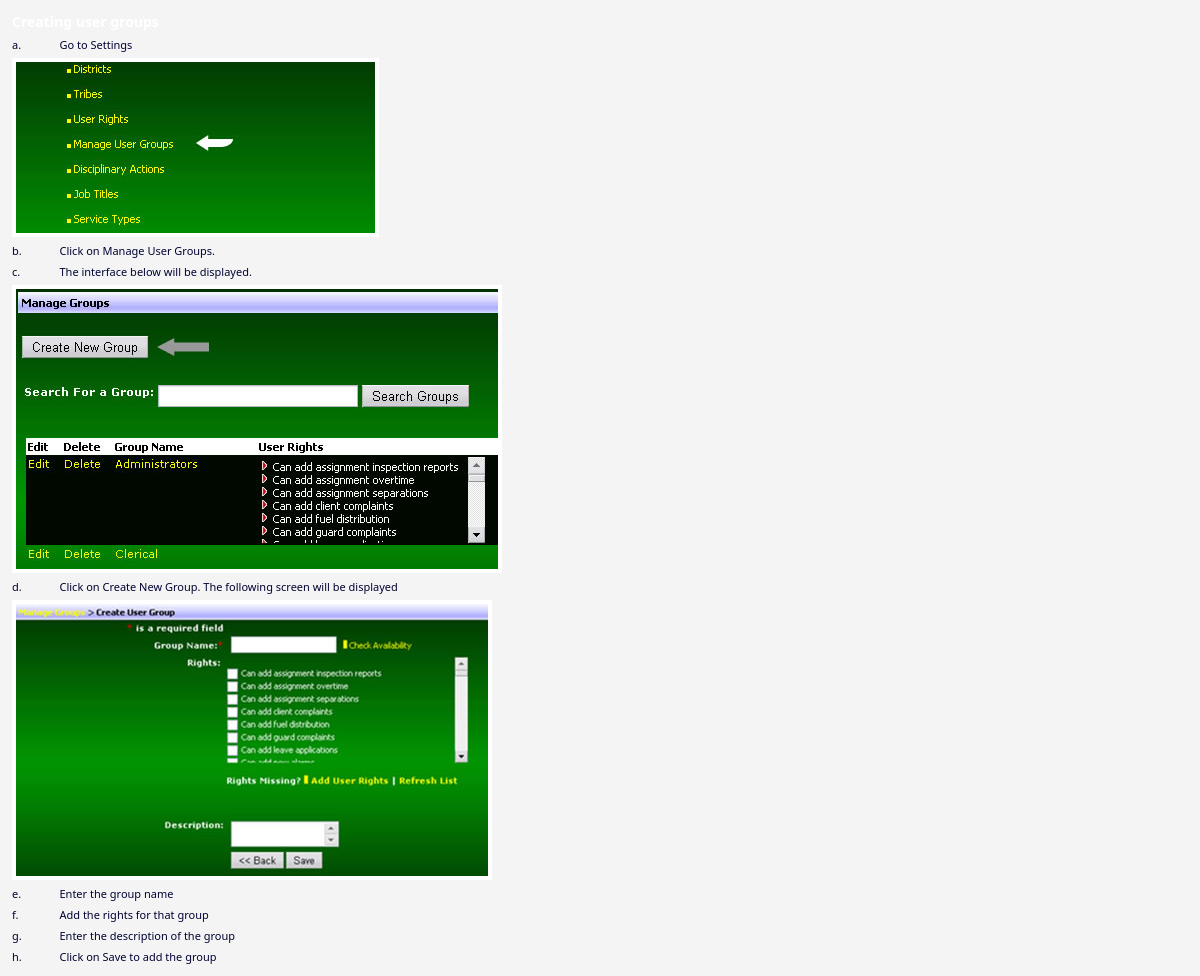
Page /help/helpdetails.php?sid=4 on the committed database.
### tables this page shows
CREATE TABLE helpsubsection (
  id bigint(20) NOT NULL auto_increment,
  step varchar(250) NOT NULL default '',
  details text NOT NULL,
  imageURL text NOT NULL,
  PRIMARY KEY  (id)
);

### include/commonfunctions.php (called while the page is built, shortened)
<?php
	function getRowAsArray($query) {
		$result = mysql_query($query) or die("Invalid query: " . mysql_error());
		return mysql_fetch_assoc($result);
	}
?>

### help/helpdetails.php (the view, shortened to what this page needs)
<?php
include_once "../include/commonfunctions.php";
$data = getRowAsArray("SELECT * FROM helpsection WHERE id='".$_GET['sid']."'");
?>
<link href="../Styles/ultimatesecurity.css" rel="stylesheet" type="text/css">
<table width="100%" border="0" cellpadding="2" cellspacing="2">
<tr><td align='left' valign='top' colspan='2'><b style="color:#FFF; font-weight:bolder; font-size:14px;"><?php echo $data['details'];?></b></td></tr>
<?php
	if($data['substeps'] != ""){
		$array = split(",",$data['substeps']);
		for($i=0;$i<count($array);$i++){
			$stepdata = getRowAsArray("SELECT * FROM helpsubsection WHERE id='".$array[$i]."'");
			if($stepdata['imageURL'] != ""){
				echo "<tr><td align='left' valign='top' colspan='2'><img src='".$stepdata['imageURL']."' style =\"border:solid 4px #fff;\"></td></tr>";
			} else {
				echo "<tr><td align='left' valign='top'>".$stepdata['step']."</td><td>".nl2br(stripslashes($stepdata['details']))."</td></tr>";
			}
		}
	} else {
		echo "<tr><td align='left' valign='top'>There is no help on this topic. </td></tr>";
	}
	?>
</table>

### Styles/ultimatesecurity.css (style rules this page uses)
table { font-size: 11px; font-weight:normal; text-decoration: none; }
td { font-size: 11px; text-decoration: none; }

### rows in the picture
helpsubsection: step "a.", details "Go to Settings"
helpsubsection: imageURL (picture)
helpsubsection: step "b.", details "Click on Manage User Groups."
helpsubsection: step "c.", details "The interface below will be displayed."
helpsubsection: imageURL (picture)
helpsubsection: step "d.", details "Click on Create New Group. The following screen will be displayed"
helpsubsection: imageURL (picture)
helpsubsection: step "e.", details "Enter the group name"
helpsubsection: step "f.", details "Add the rights for that group"
helpsubsection: step "g.", details "Enter the description of the group"
helpsubsection: step "h.", details "Click on Save to add the group"
